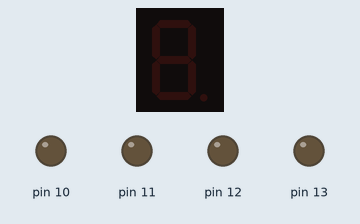
Recording of a sketch running on a simulated Arduino Uno, built with avr-gcc and run on an emulated ATmega328P. On the bench: 1-digit seven-segment display, output pins drawn as LEDs (lit = HIGH). Wiring (inferred from the names in the program): 1-digit 7-segment display, segments lit when HIGH: segments pin 2, pin 3, pin 4, pin 5, pin 6, pin 7, pin 8, pin 9. The segment pins are drawn as the display they are named for; pins used as bus, display or sensor lines are not drawn.

Above: at 0.3 s.
At 1.26 s:
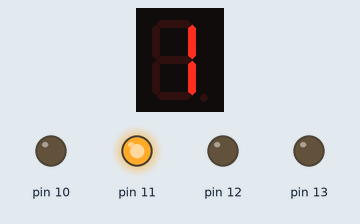
At 3.61 s:
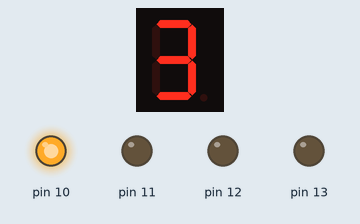
At 6.11 s:
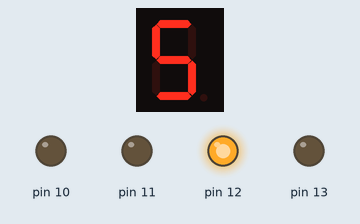
At 8.56 s:
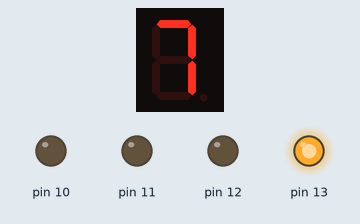
At 12.16 s:
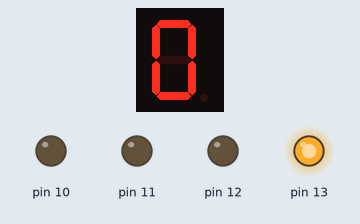
Timing chart, 0 to 40.0 s (numbered marks = the images above):
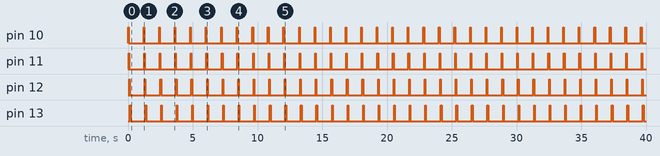

Measured:
- by itself, pin 10–13: alternates HIGH for 0.05 s and LOW for 1.2 s
- by itself, everything shown: repeats every 12.0 s, in 50 steps
- what the display in image 0 shows lasts 1.0 s, from 0.2 s to 1.2 s

The sketch:

seven_segment.ino
```cpp
int Sevensegmentspin[8] = {
  2, 3, 4, 5, 6, 7, 8, 9
};

struct Segment {
  int pin;
  int Sevensegmentspin[8];
  int (*call_back)(int);
};

int set_select_pin(int i){
  return i+10;
}

int set_sevensegmentpin(int j){
  return Sevensegmentspin[j];
}

Segment segment[4];

int Numbergen[10][8] = {
  {1, 1, 1, 1, 1, 1, 0, 0},
  {0, 1, 1, 0, 0, 0, 0, 0},
  {1, 1, 0, 1, 1, 0, 1, 0},
  {1, 1, 1, 1, 0, 0, 1, 0},
  {0, 1, 1, 0, 0, 1, 1, 0},
  {1, 0, 1, 1, 0, 1, 1, 0},
  {1, 0, 1, 1, 1, 1, 1, 0},
  {1, 1, 1, 0, 0, 0, 0, 0},
  {1, 1, 1, 1, 1, 1, 1, 0},
  {1, 1, 1, 1, 0, 1, 1, 0}
};

int digit = 0;

void setup() {

  for(int i=0;i<4;i++){
    segment[i].call_back=set_select_pin;
    segment[i].pin=segment[i].call_back(i);
    segment[i].call_back=set_sevensegmentpin;
    for(int j=0;j<8;j++){
      segment[i].Sevensegmentspin[j]=segment[i].call_back(j);
    }
  }

  for (int j = 0; j < 4; j++) {

    pinMode(segment[j].pin, OUTPUT);

    for (int i = 0; i < 8; i++) {
      pinMode(segment[j].Sevensegmentspin[i], OUTPUT);
    }
  }
}

void loop() {

  for (int i = 0; i < 4; i++) {

    digitalWrite(segment[i].pin, HIGH);

    for (int j = 0; j < 8; j++) {
      digitalWrite(
        segment[i].Sevensegmentspin[j],
        Numbergen[digit][j]
      );
    }

    delay(50);

    digitalWrite(segment[i].pin, LOW);

    for (int j = 0; j < 8; j++) {
      digitalWrite(
        segment[i].Sevensegmentspin[j],
        LOW
      );
    }
  }

  delay(1000);

  digit++;

  if (digit > 9) {
    digit = 0;
  }
}
```
